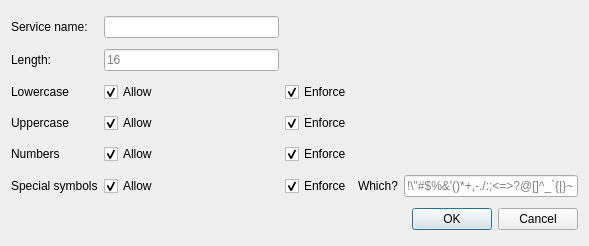
<?xml version="1.0" encoding="UTF-8"?>
<ui version="4.0">
    <class>Dialog</class>
    <widget class="QDialog" name="Dialog">
        <property name="enabled">
            <bool>true</bool>
        </property>
        <property name="geometry">
            <rect>
                <x>0</x>
                <y>0</y>
                <width>589</width>
                <height>246</height>
            </rect>
        </property>
        <property name="windowTitle">
            <string>Dialog</string>
        </property>
        <layout class="QGridLayout" name="gridLayout">
            <item row="2" column="2">
                <widget class="QCheckBox" name="checkBoxEnforceLowercase">
                    <property name="text">
                        <string>Enforce</string>
                    </property>
                    <property name="checked">
                        <bool>true</bool>
                    </property>
                </widget>
            </item>
            <item row="1" column="1">
                <widget class="QLineEdit" name="lineEditLength">
                    <property name="placeholderText">
                        <string>16</string>
                    </property>
                </widget>
            </item>
            <item row="4" column="1">
                <widget class="QCheckBox" name="checkBoxAllowNumbers">
                    <property name="text">
                        <string>Allow</string>
                    </property>
                    <property name="checked">
                        <bool>true</bool>
                    </property>
                </widget>
            </item>
            <item row="5" column="0">
                <widget class="QLabel" name="label_4">
                    <property name="text">
                        <string>Special symbols</string>
                    </property>
                </widget>
            </item>
            <item row="3" column="0">
                <widget class="QLabel" name="label_2">
                    <property name="text">
                        <string>Uppercase</string>
                    </property>
                </widget>
            </item>
            <item row="5" column="2">
                <widget class="QCheckBox" name="checkBoxEnforceSpecialSymbols">
                    <property name="text">
                        <string>Enforce</string>
                    </property>
                    <property name="checked">
                        <bool>true</bool>
                    </property>
                </widget>
            </item>
            <item row="2" column="1">
                <widget class="QCheckBox" name="checkBoxAllowLowercase">
                    <property name="text">
                        <string>Allow</string>
                    </property>
                    <property name="checked">
                        <bool>true</bool>
                    </property>
                </widget>
            </item>
            <item row="3" column="2">
                <widget class="QCheckBox" name="checkBoxEnforceUppercase">
                    <property name="text">
                        <string>Enforce</string>
                    </property>
                    <property name="checked">
                        <bool>true</bool>
                    </property>
                </widget>
            </item>
            <item row="3" column="1">
                <widget class="QCheckBox" name="checkBoxAllowUppercase">
                    <property name="text">
                        <string>Allow</string>
                    </property>
                    <property name="checked">
                        <bool>true</bool>
                    </property>
                </widget>
            </item>
            <item row="5" column="4">
                <widget class="QLineEdit" name="lineEditSpecialSymbols">
                    <property name="placeholderText">
                        <string>!\&quot;#$%&amp;'()*+,-./:;&lt;=&gt;?@[]^_`{|}~</string>
                    </property>
                </widget>
            </item>
            <item row="0" column="1">
                <widget class="QLineEdit" name="lineEditName"/>
            </item>
            <item row="4" column="2">
                <widget class="QCheckBox" name="checkBoxEnforceNumbers">
                    <property name="enabled">
                        <bool>true</bool>
                    </property>
                    <property name="text">
                        <string>Enforce</string>
                    </property>
                    <property name="checked">
                        <bool>true</bool>
                    </property>
                </widget>
            </item>
            <item row="0" column="0">
                <widget class="QLabel" name="label_7">
                    <property name="text">
                        <string>Service name:</string>
                    </property>
                </widget>
            </item>
            <item row="5" column="3">
                <widget class="QLabel" name="label_5">
                    <property name="text">
                        <string>Which?</string>
                    </property>
                </widget>
            </item>
            <item row="4" column="0">
                <widget class="QLabel" name="label_3">
                    <property name="text">
                        <string>Numbers</string>
                    </property>
                </widget>
            </item>
            <item row="5" column="1">
                <widget class="QCheckBox" name="checkBoxAllowSpecialSymbols">
                    <property name="text">
                        <string>Allow</string>
                    </property>
                    <property name="checked">
                        <bool>true</bool>
                    </property>
                </widget>
            </item>
            <item row="1" column="0">
                <widget class="QLabel" name="label_6">
                    <property name="text">
                        <string>Length:</string>
                    </property>
                </widget>
            </item>
            <item row="2" column="0">
                <widget class="QLabel" name="label">
                    <property name="text">
                        <string>Lowercase</string>
                    </property>
                </widget>
            </item>
            <item row="6" column="4">
                <widget class="QDialogButtonBox" name="buttonBox">
                    <property name="orientation">
                        <enum>Qt::Horizontal</enum>
                    </property>
                    <property name="standardButtons">
                        <set>QDialogButtonBox::Cancel|QDialogButtonBox::Ok</set>
                    </property>
                </widget>
            </item>
        </layout>
    </widget>
    <resources/>
    <connections>
        <connection>
            <sender>buttonBox</sender>
            <signal>accepted()</signal>
            <receiver>Dialog</receiver>
            <slot>accept()</slot>
            <hints>
                <hint type="sourcelabel">
                    <x>248</x>
                    <y>254</y>
                </hint>
                <hint type="destinationlabel">
                    <x>157</x>
                    <y>274</y>
                </hint>
            </hints>
        </connection>
        <connection>
            <sender>buttonBox</sender>
            <signal>rejected()</signal>
            <receiver>Dialog</receiver>
            <slot>reject()</slot>
            <hints>
                <hint type="sourcelabel">
                    <x>316</x>
                    <y>260</y>
                </hint>
                <hint type="destinationlabel">
                    <x>286</x>
                    <y>274</y>
                </hint>
            </hints>
        </connection>
    </connections>
</ui>
